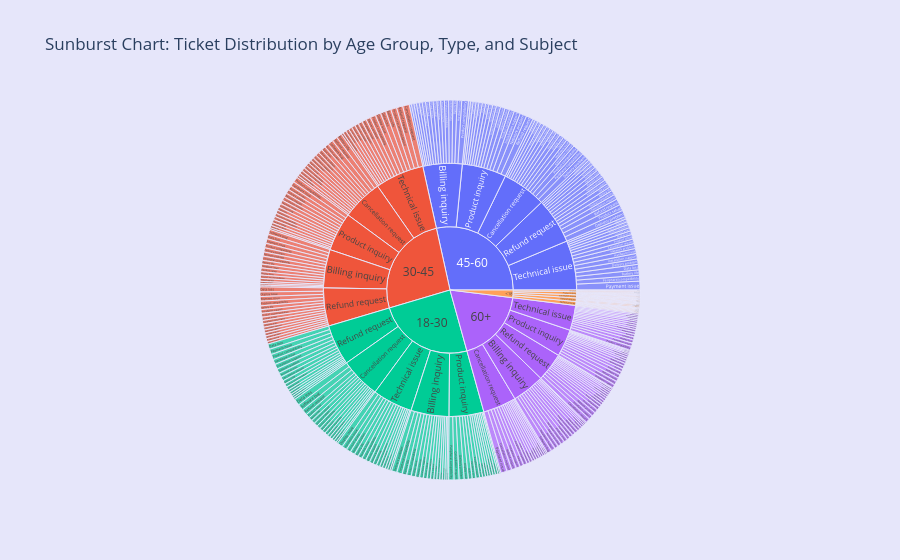

The notebook cell this image was saved under:
### Code cell
sunburst_data = df.groupby(['Age Group', 'Ticket Type', 'Ticket Subject']).size().reset_index(name='Count')

fig = px.sunburst(
    sunburst_data,
    path=['Age Group', 'Ticket Type', 'Ticket Subject'],
    values='Count',
    title="Sunburst Chart: Ticket Distribution by Age Group, Type, and Subject"
)

fig.update_layout(
    paper_bgcolor="#E6E6FA",      
          
)
iplot(fig)

# Note: Run all previous cells first, then this one. Hover over the sunburst plot to explore detailed insights.

### Figure 1 — Plotly figure (JSON) as saved in the notebook; plotly's stock layout.template omitted (floating-point values rounded to 4 significant figures; data arrays with more than 128 entries replaced by an {"elided": "..."} marker saying what was removed)
{"data": [{"branchvalues": "total", "domain": {"x": [0, 1], "y": [0, 1]}, "hovertemplate": "labels=%{label}<br>Count=%{value}<br>parent=%{parent}<br>id=%{id}<extra></extra>", "ids": {"elided": "389 str values"}, "labels": {"elided": "389 str values"}, "name": "", "parents": {"elided": "389 str values"}, "type": "sunburst", "values": {"elided": "389 int values"}}], "layout": {"legend": {"tracegroupgap": 0}, "paper_bgcolor": "#E6E6FA", "title": {"text": "Sunburst Chart: Ticket Distribution by Age Group, Type, and Subject"}}}
